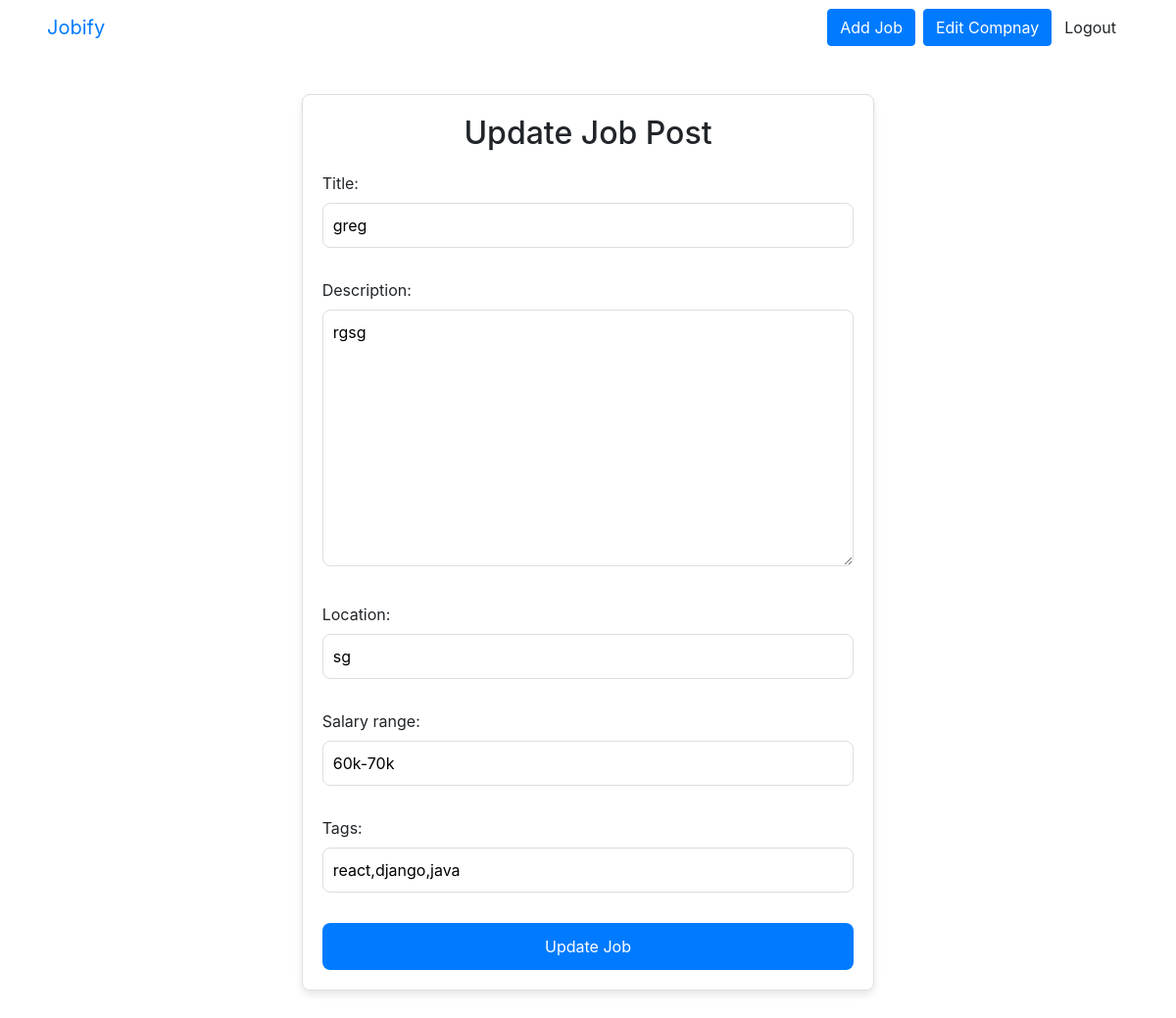
/portal/edit_job_post/7/ (signed in), run on the app's committed database.
### portal/models.py (models this page shows, shortened)
class JobPost(models.Model):
    company = models.ForeignKey(Company, on_delete=models.CASCADE)
    title = models.CharField(max_length=200)
    description = models.TextField()
    location = models.CharField(max_length=100)
    salary_range = models.CharField(max_length=50)
    tags = models.CharField(max_length=50)

### portal/views.py (the view)
# urls.py: path('edit_job_post/<int:pk>/', views.edit_job_post, name='edit_job_post'),
@login_required
def edit_job_post(request, pk):
    job = get_object_or_404(JobPost, pk=pk, company=request.user.company)
    if request.method == 'POST':
        form = JobPostForm(request.POST, instance=job)
        if form.is_valid():
            form.save()
            return redirect('job_list')
    else:
        form = JobPostForm(instance=job)
    return render(request, 'portal/edit_job_post.html', {'form': form})

### portal/forms.py
class JobPostForm(forms.ModelForm):
    class Meta:
        model = JobPost
        fields = ['title', 'description', 'location', 'salary_range', 'tags']

### portal/templates/portal/edit_job_post.html (shortened to what this page needs)
{% extends 'portal/base.html' %} {% block content %}
<div class="c">
  <div class="add-job-form-container">
    <div class="add-job-form-content">
      <h2>Update Job Post</h2>
      <form method="POST">
        <div class="add-job-input-group">{{ form.as_p }}</div>
        <button type="submit" class="add-job-submit-button">Update Job</button>
      </form>
    </div>
  </div>
</div>
{% endblock %}

### portal/static/css/login.css (style rules this page uses)
body { color: #333; }
form input { width: 100%; padding: 12px; margin-bottom: 15px; border-radius: 8px; border: 1px solid #ccc; font-size: 1rem; box-sizing: border-box; }
form button { width: 100%; padding: 12px; background-color: #007bff; color: white; font-size: 1rem; border: none; border-radius: 8px; cursor: pointer; transition: background-color 0.3s ease; }

### portal/static/css/job.css (style rules this page uses)
.c { display: flex; justify-content: center; align-items: center; padding: 0 20px; margin: 40px 50px; }
.add-job-form-content { width: 100%; padding: 20px; border: 1px solid #ddd; border-radius: 8px; box-shadow: 0 4px 8px rgba(0, 0, 0, 0.1); }
.add-job-form-content h2 { text-align: center; margin-bottom: 20px; }
.add-job-input-group input, .add-job-input-group select, .add-job-input-group textarea { width: 100%; padding: 10px; margin-bottom: 15px; border: 1px solid #ddd; border-radius: 8px; box-sizing: border-box; }
.add-job-submit-button { width: 100%; padding: 12px; background-color: #007bff; color: white; border: none; border-radius: 8px; font-size: 16px; cursor: pointer; transition: background-color 0.3s ease; }

### data on the page
JobPost: title "greg", description "rgsg", location "sg", salary_range "60k-70k", tags "react,django,java"
